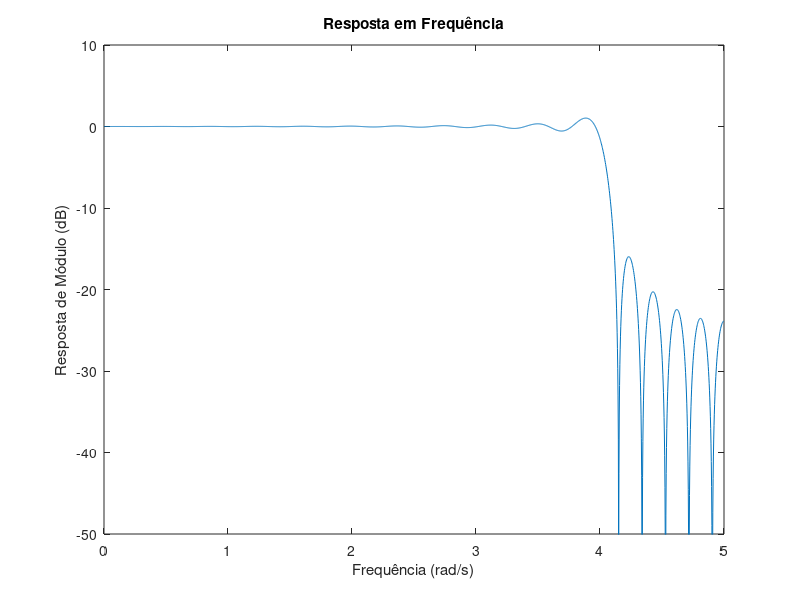
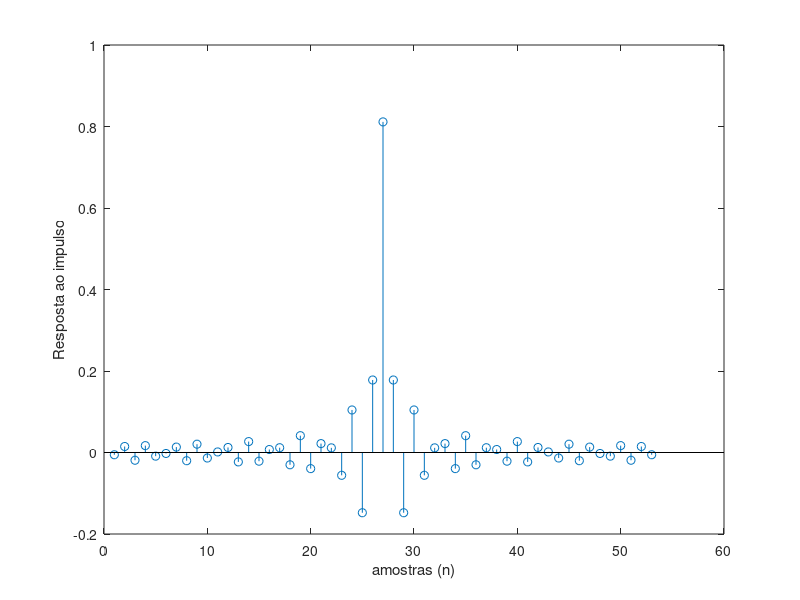

The MATLAB script that drew these images, in order:
% EXEMPLO 5.1 Projete um filtro passa-baixas que satisfaça as especificações a seguir, usando o
% método da amostragem na frequência
% M = 52
% Ωp = 4,0 rad/s
% Ωr = 4,2 rad/s
% Ωs = 10,0 rad/s

clear all
M = 52;
N = M+1;
Omega_p = 4;
Omega_r = 4.2;
Omega_s = 10;
kp = floor(N*Omega_p/Omega_s);
kr = floor(N*Omega_r/Omega_s);
A = [ones(1,kp+1) zeros(1,M/2-kr+1)];
if (kr-kp)>1
kp=kr-1;
end
k = 1:M/2;
for n=0:M,
h(n+1) = A(1) + 2*sum((-1).^k.*A(k+1).*cos(pi.*k*(1+2*n)/N));
end;
h = h./N;
[H,w]=freqz(h,1,2048,Omega_s);
figure(1)
plot(w,20*log10(abs(H)))
axis([0 5 -50 10])
ylabel('Resposta de Módulo (dB)');
xlabel('Frequência (rad/s)');
title('Resposta em Frequência');

figure(2)
stem(h)
ylabel('Resposta ao impulso');
xlabel('amostras (n)');